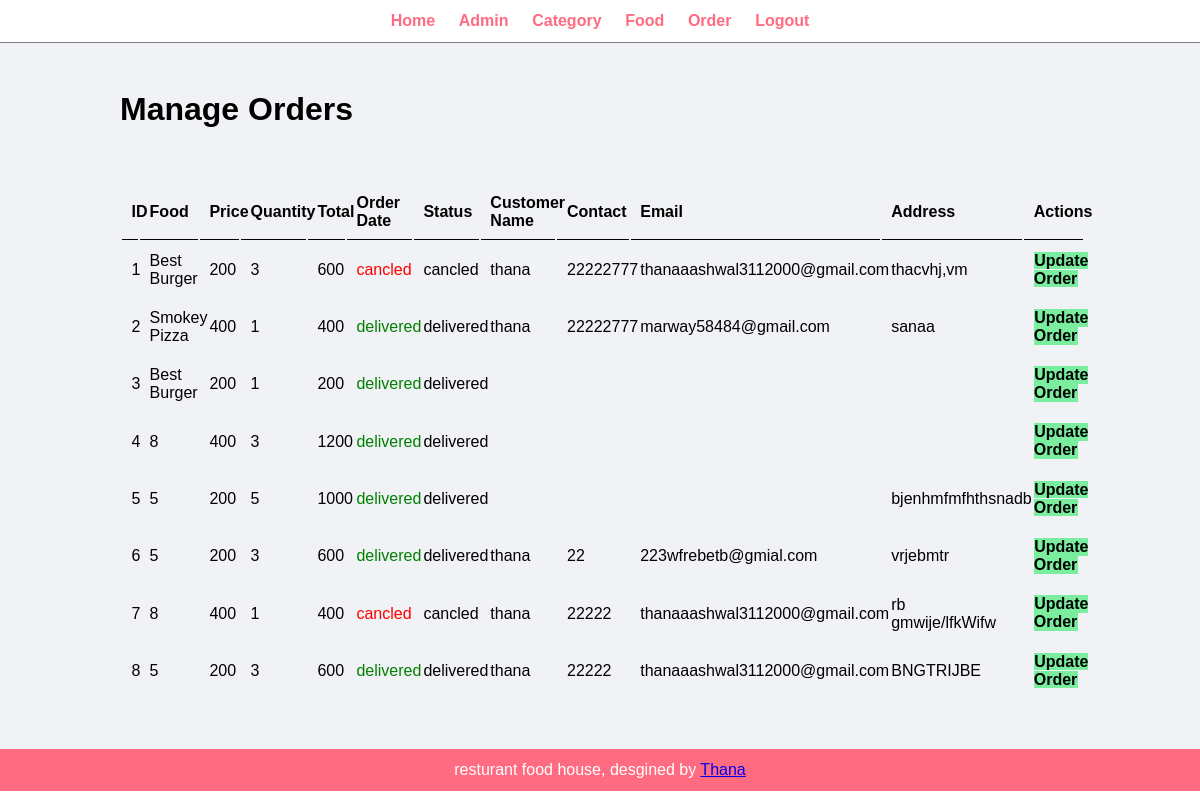
The app's page /admin/manage-order.php (signed in) with its own data.
### tables this page shows
CREATE TABLE IF NOT EXISTS `tbl_order` (
  `id` int(10) unsigned NOT NULL AUTO_INCREMENT,
  `food` varchar(150) NOT NULL,
  `price` decimal(10,0) NOT NULL,
  `qty` int(11) NOT NULL,
  `total` decimal(10,0) NOT NULL,
  `order_date` datetime NOT NULL,
  `status` varchar(50) NOT NULL,
  `customer_name` varchar(150) NOT NULL,
  `customer_contact` varchar(20) NOT NULL,
  `customer_email` varchar(150) NOT NULL,
  `customer_address` varchar(255) NOT NULL,
  PRIMARY KEY (`id`)
);

### admin/manage-order.php (the view, shortened to what this page needs)
<?php include('partials/menu.php') ?>
<div class="main-content">
        <div class="wrapper">
               <h1>Manage Orders</h1>
               <br> <br> <br>
               <table class="tbl-full">
                  <tr>
                      <th>ID</th>
                      <th>Food</th>
                      <th>Price</th>
                      <th>Quantity</th>
                      <th>Total</th>
                      <th>Order Date</th>
                      <th>Status</th>
                      <th>Customer Name</th>
                      <th>Contact</th>
                      <th>Email</th>
                      <th>Address</th>
                      <th>Actions</th>
                  </tr>
                  <?php
                    $sql = "SELECT * FROM tbl_order ORDER BY id DESC" ;
                    $res = mysqli_query($con,$sql) ;
                    $count = mysqli_num_rows($res) ;
                    $sn= 1;
                    if($count){
                      while($row = mysqli_fetch_assoc($res))
                      {
                        $id = $row['id'];
                        $food = $row['food'];
                        $price = $row['price'];
                        $qty = $row['qty'];
                        $total = $row['total'];
                        $status = $row['status'] ;
                        $customer_name = $row['customer_name'] ;
                        $customer_contact = $row['customer_contact'] ;
                        $customer_email = $row['customer_email'] ;
                        $customer_address = $row['customer_address'] ;
                        ?>
                          <tr>
                              <td><?php echo $sn++ ?></td>
                              <td><?php echo $food ?></td>
                              <td><?php echo $price ?></td>
                              <td><?php echo $qty ?></td>
                              <td><?php echo $total ?></td>
                              <td>
                                <?php
                                  if($status=="ordered")
                                  {
                                    echo "<lable style='color:blue'>$status</lable>";
                                  }
                                  elseif($status=="on delivery")
                                  {
                                    echo "<lable style='color:orange'>$status</lable>";
                                  }
                                  elseif($status=="delivered")
                                  {
                                    echo "<lable style='color:green'>$status</lable>";
                                  }
                                  elseif($status=="cancled")
                                  {
                                    echo "<lable style='color:red'>$status</lable>";
                                  }
                                ?>
                              </td>
                              <td><?php echo $status ?></td>
                              <td><?php echo $customer_name ?></td>
                              <td><?php echo $customer_contact ?></td>
                              <td><?php echo $customer_email ?></td>
                              <td><?php echo $customer_address ?></td>
                              <td>
                                <a href="<?php echo  SITEURL; ?>admin/update-order.php?id=<?php echo $id; ?>" class="btn-secondary">Update Order</a>
                              </td>
                          </tr>
                        <?php
                      }
                    }
                    else{
                      ?>
                            <tr>
                              <td colspan="12"><div class="error">No Orders Added Yet</div></td>
                            </tr>
                            <?php
                    }
                  ?>
               </table>
            </div>
        </div>
<?php include('partials/footer.php') ?>

### css/admin-style.css (style rules this page uses)
* { margin: 0; padding: 0; font-family: Arial, Helvetica, sans-serif; }
.wrapper { padding: 1%; width: 80%; margin: 0 auto; }
.tbl-full { width: 100%; }
table tr th { border-bottom: 1px solid black; padding: 1%; text-align: left; }
table tr td { padding: 1%; }
.btn-secondary { background-color: #7bed9f; padding: 1%; color: black; text-decoration: none; font-weight: bold; }
.main-content { background-color: #f1f2f6; padding: 3% 0; }

### records on screen
tbl_order: food "Best Burger", price "200", qty "3", total "600", status "cancled", customer_name "thana", customer_contact "22222777", customer_email "thanaaashwal3112000@gmail.com", customer_address "thacvhj,vm"
tbl_order: food "Smokey Pizza", price "400", qty "1", total "400", status "delivered", customer_name "thana", customer_contact "22222777", customer_email "marway58484@gmail.com", customer_address "sanaa"
tbl_order: food "Best Burger", price "200", qty "1", total "200", status "delivered"
tbl_order: food "8", price "400", qty "3", total "1200", status "delivered"
tbl_order: food "5", price "200", qty "5", total "1000", status "delivered", customer_address "bjenhmfmfhthsnadb"
tbl_order: food "5", price "200", qty "3", total "600", status "delivered", customer_name "thana", customer_contact "22", customer_email "223wfrebetb@gmial.com", customer_address "vrjebmtr"
tbl_order: food "8", price "400", qty "1", total "400", status "cancled", customer_name "thana", customer_contact "22222", customer_email "thanaaashwal3112000@gmail.com", customer_address "rb gmwije/lfkWifw"
tbl_order: food "5", price "200", qty "3", total "600", status "delivered", customer_name "thana", customer_contact "22222", customer_email "thanaaashwal3112000@gmail.com", customer_address "BNGTRIJBE"
